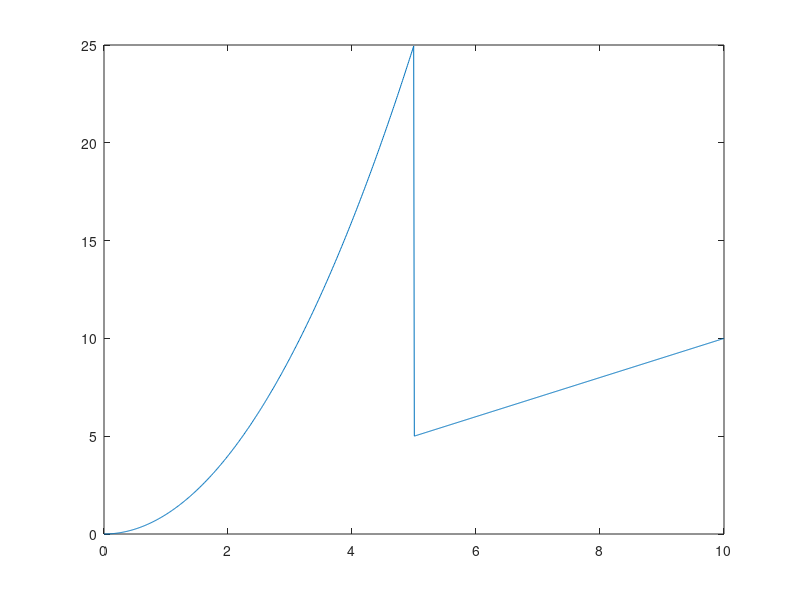

The MATLAB source for this figure:
clear all;clc
x=linspace(0,10,1000);
for i=1:length(x)
    if x(i)<5
        y(i)=x(i)^2;
    else
        y(i)=x(i);
    end
end
plot(x,y)